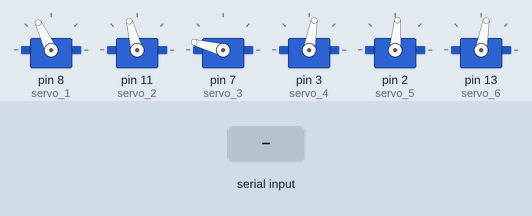
Recording of a sketch running on a simulated Arduino Uno, built with avr-gcc and run on an emulated ATmega328P. Parts: 6 × servo. Inputs (shaded band) come from the test bench.

Above: at 1.2 s.
1.3 s: "90,45\n" received over Serial
Timing chart, 0 to 8.8 s (numbered marks = the images above; inputs shaded):
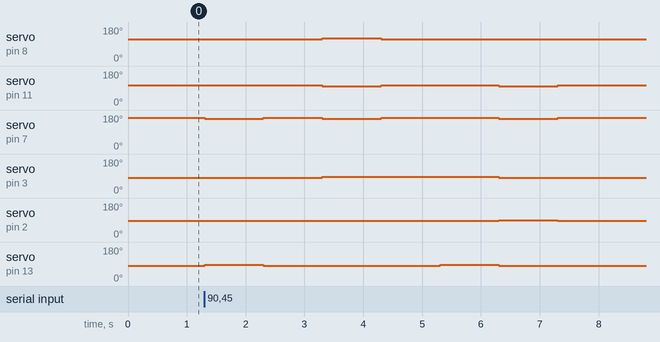

The sketch:

Braille_Box.ino
```cpp
#include <Servo.h>
char state;
Servo servo_1 , servo_2 , servo_3 , servo_4 , servo_5 , servo_6;
int speed = 1000;
void process(int value){
  int state_bit[10];
  for(int i=6;i>=1;i--){
     int bit = value & 1;
     state_bit[i] = bit;
     value>>=1;
  }
  // Mặc định 90 là đẩy lên , 0 là đẩy xuống
  if(state_bit[1]) servo_1.write(120); else servo_1.write(115);
  if(state_bit[2]) servo_2.write(100); else servo_2.write(105);
  if(state_bit[3]) servo_3.write(160); else servo_3.write(165);
  if(state_bit[4]) servo_4.write(85); else servo_4.write(80);
  if(state_bit[5]) servo_5.write(90); else servo_5.write(85);
  if(state_bit[6]) servo_6.write(85); else servo_6.write(80);
  delay(speed);
  servo_1.write(115);
  servo_2.write(105);
  servo_3.write(165);
  servo_4.write(80);
  servo_5.write(85);
  servo_6.write(80);
}
void setup() {
  Serial.begin(9600);
  servo_1.attach(8);
  servo_2.attach(11);
  servo_3.attach(7);
  servo_4.attach(3);
  servo_5.attach(2);
  servo_6.attach(13);

  // Chỉnh lại góc xuống
  servo_1.write(115);
  servo_2.write(105);
  servo_3.write(165);
  servo_4.write(80);
  servo_5.write(85);
  servo_6.write(80);
}

void loop() {
  // put your main code here, to run repeatedly:
  if(Serial.available() > 0){
   state = Serial.read();
   int cnt = state - '0';
   if(state == 1){
      speed = 500;
   } else if(state==2){
      speed = 1000;
   } else if(state==3){
      speed = 1500;
   } else process(cnt);
 } else  state = 0;

}
```

Measured:
- after the input at 1.3 s, servo on pin 8 (servo_1): 115° → 120° after 2.0 s, → 115° 1.0 s later; servo on pin 11 (servo_2): alternates 105° for 2.0 s and 100° for 1.0 s, starting after 2.0 s
